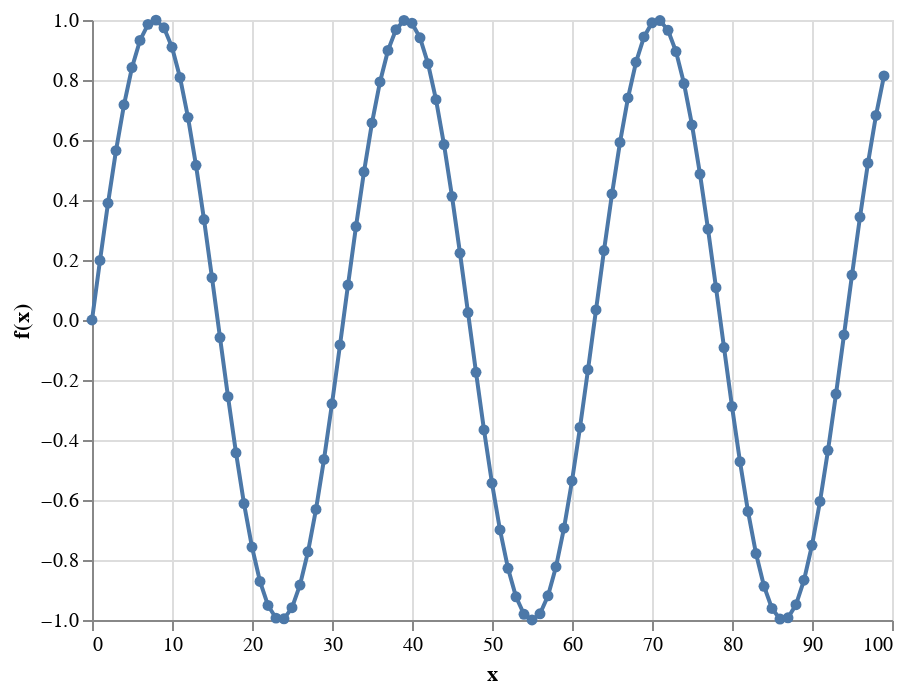

This figure's notebook cell:
### Code cell
alt.Chart(df).mark_line(point=True).encode(
    x='x',
    y='f(x)'
)

### Figure 1 — Vega-Lite specification as saved in the notebook (floating-point values rounded to 4 significant figures)
{"config": {"view": {"continuousWidth": 400, "continuousHeight": 300}}, "data": {"name": "data-1dade804818bb4a87ac30f362092e342"}, "mark": {"type": "line", "point": true}, "encoding": {"x": {"type": "quantitative", "field": "x"}, "y": {"type": "quantitative", "field": "f(x)"}}, "$schema": "https://vega.github.io/schema/vega-lite/v4.8.1.json", "datasets": {"data-1dade804818bb4a87ac30f362092e342": [{"x": 0, "f(x)": 0.0}, {"x": 1, "f(x)": 0.1987}, {"x": 2, "f(x)": 0.3894}, {"x": 3, "f(x)": 0.5646}, {"x": 4, "f(x)": 0.7174}, {"x": 5, "f(x)": 0.8415}, {"x": 6, "f(x)": 0.932}, {"x": 7, "f(x)": 0.9854}, {"x": 8, "f(x)": 0.9996}, {"x": 9, "f(x)": 0.9738}, {"x": 10, "f(x)": 0.9093}, {"x": 11, "f(x)": 0.8085}, {"x": 12, "f(x)": 0.6755}, {"x": 13, "f(x)": 0.5155}, {"x": 14, "f(x)": 0.335}, {"x": 15, "f(x)": 0.1411}, {"x": 16, "f(x)": -0.05837}, {"x": 17, "f(x)": -0.2555}, {"x": 18, "f(x)": -0.4425}, {"x": 19, "f(x)": -0.6119}, {"x": 20, "f(x)": -0.7568}, {"x": 21, "f(x)": -0.8716}, {"x": 22, "f(x)": -0.9516}, {"x": 23, "f(x)": -0.9937}, {"x": 24, "f(x)": -0.9962}, {"x": 25, "f(x)": -0.9589}, {"x": 26, "f(x)": -0.8835}, {"x": 27, "f(x)": -0.7728}, {"x": 28, "f(x)": -0.6313}, {"x": 29, "f(x)": -0.4646}, {"x": 30, "f(x)": -0.2794}, {"x": 31, "f(x)": -0.08309}, {"x": 32, "f(x)": 0.1165}, {"x": 33, "f(x)": 0.3115}, {"x": 34, "f(x)": 0.4941}, {"x": 35, "f(x)": 0.657}, {"x": 36, "f(x)": 0.7937}, {"x": 37, "f(x)": 0.8987}, {"x": 38, "f(x)": 0.9679}, {"x": 39, "f(x)": 0.9985}, {"x": 40, "f(x)": 0.9894}, {"x": 41, "f(x)": 0.9407}, {"x": 42, "f(x)": 0.8546}, {"x": 43, "f(x)": 0.7344}, {"x": 44, "f(x)": 0.5849}, {"x": 45, "f(x)": 0.4121}, {"x": 46, "f(x)": 0.2229}, {"x": 47, "f(x)": 0.02478}, {"x": 48, "f(x)": -0.1743}, {"x": 49, "f(x)": -0.3665}, {"x": 50, "f(x)": -0.544}, {"x": 51, "f(x)": -0.6999}, {"x": 52, "f(x)": -0.8278}, {"x": 53, "f(x)": -0.9228}, {"x": 54, "f(x)": -0.9809}, {"x": 55, "f(x)": -1.0}, {"x": 56, "f(x)": -0.9792}, {"x": 57, "f(x)": -0.9193}, {"x": 58, "f(x)": -0.8228}, {"x": 59, "f(x)": -0.6935}, {"x": 60, "f(x)": -0.5366}, {"x": 61, "f(x)": -0.3582}, {"x": 62, "f(x)": -0.1656}, {"x": 63, "f(x)": 0.03362}, {"x": 64, "f(x)": 0.2315}, {"x": 65, "f(x)": 0.4202}, {"x": 66, "f(x)": 0.5921}, {"x": 67, "f(x)": 0.7404}, {"x": 68, "f(x)": 0.8592}, {"x": 69, "f(x)": 0.9437}, {"x": 70, "f(x)": 0.9906}, {"x": 71, "f(x)": 0.998}, {"x": 72, "f(x)": 0.9657}, {"x": 73, "f(x)": 0.8948}, {"x": 74, "f(x)": 0.7883}, {"x": 75, "f(x)": 0.6503}, {"x": 76, "f(x)": 0.4864}, {"x": 77, "f(x)": 0.3031}, {"x": 78, "f(x)": 0.1078}, {"x": 79, "f(x)": -0.09191}, {"x": 80, "f(x)": -0.2879}, {"x": 81, "f(x)": -0.4724}, {"x": 82, "f(x)": -0.6381}, {"x": 83, "f(x)": -0.7784}, {"x": 84, "f(x)": -0.8876}, {"x": 85, "f(x)": -0.9614}, {"x": 86, "f(x)": -0.9969}, {"x": 87, "f(x)": -0.9927}, {"x": 88, "f(x)": -0.9488}, {"x": 89, "f(x)": -0.8672}, {"x": 90, "f(x)": -0.751}, {"x": 91, "f(x)": -0.6048}, {"x": 92, "f(x)": -0.4346}, {"x": 93, "f(x)": -0.247}, {"x": 94, "f(x)": -0.04954}, {"x": 95, "f(x)": 0.1499}, {"x": 96, "f(x)": 0.3433}, {"x": 97, "f(x)": 0.5231}, {"x": 98, "f(x)": 0.682}, {"x": 99, "f(x)": 0.8137}]}}
